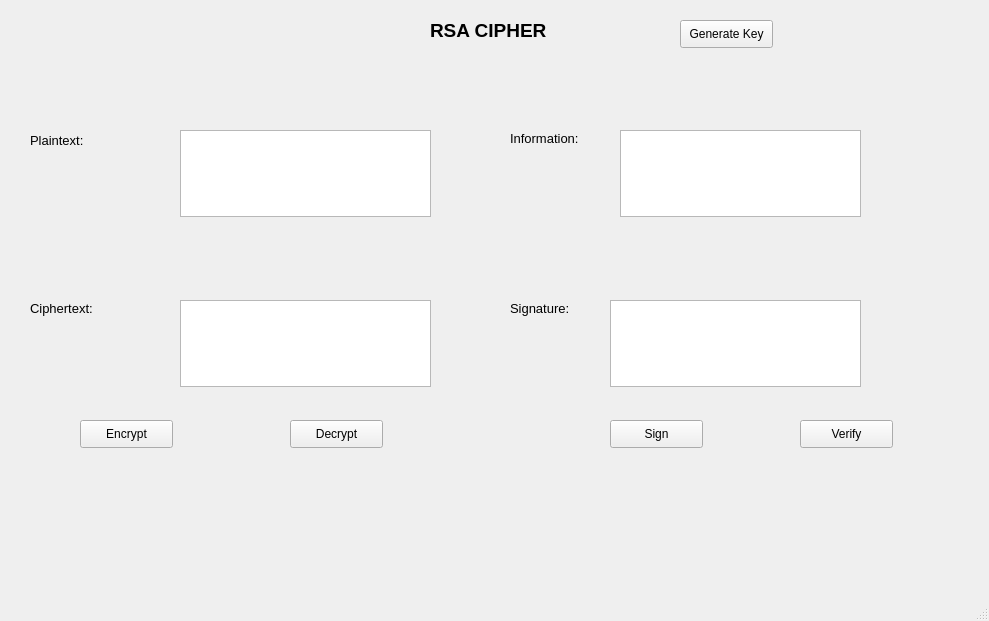
<?xml version="1.0" encoding="UTF-8"?>
<ui version="4.0">
 <class>MainWindow</class>
 <widget class="QMainWindow" name="MainWindow">
  <property name="geometry">
   <rect>
    <x>0</x>
    <y>0</y>
    <width>989</width>
    <height>621</height>
   </rect>
  </property>
  <property name="windowTitle">
   <string>MainWindow</string>
  </property>
  <widget class="QWidget" name="centralwidget">
   <widget class="QLabel" name="label">
    <property name="geometry">
     <rect>
      <x>430</x>
      <y>20</y>
      <width>151</width>
      <height>21</height>
     </rect>
    </property>
    <property name="font">
     <font>
      <pointsize>14</pointsize>
      <weight>75</weight>
      <bold>true</bold>
     </font>
    </property>
    <property name="text">
     <string>RSA CIPHER</string>
    </property>
   </widget>
   <widget class="QTextEdit" name="txt_plain_text">
    <property name="geometry">
     <rect>
      <x>180</x>
      <y>130</y>
      <width>251</width>
      <height>87</height>
     </rect>
    </property>
   </widget>
   <widget class="QTextEdit" name="txt_cipher_text">
    <property name="geometry">
     <rect>
      <x>180</x>
      <y>300</y>
      <width>251</width>
      <height>87</height>
     </rect>
    </property>
   </widget>
   <widget class="QTextEdit" name="txt_infor">
    <property name="geometry">
     <rect>
      <x>620</x>
      <y>130</y>
      <width>241</width>
      <height>87</height>
     </rect>
    </property>
   </widget>
   <widget class="QTextEdit" name="txt_sign">
    <property name="geometry">
     <rect>
      <x>610</x>
      <y>300</y>
      <width>251</width>
      <height>87</height>
     </rect>
    </property>
   </widget>
   <widget class="QLabel" name="label_2">
    <property name="geometry">
     <rect>
      <x>30</x>
      <y>130</y>
      <width>81</width>
      <height>21</height>
     </rect>
    </property>
    <property name="font">
     <font>
      <pointsize>10</pointsize>
     </font>
    </property>
    <property name="text">
     <string>Plaintext:</string>
    </property>
   </widget>
   <widget class="QLabel" name="label_3">
    <property name="geometry">
     <rect>
      <x>30</x>
      <y>300</y>
      <width>91</width>
      <height>16</height>
     </rect>
    </property>
    <property name="font">
     <font>
      <pointsize>10</pointsize>
     </font>
    </property>
    <property name="text">
     <string>Ciphertext:</string>
    </property>
   </widget>
   <widget class="QLabel" name="label_4">
    <property name="geometry">
     <rect>
      <x>510</x>
      <y>130</y>
      <width>101</width>
      <height>16</height>
     </rect>
    </property>
    <property name="font">
     <font>
      <pointsize>10</pointsize>
     </font>
    </property>
    <property name="text">
     <string>Information:</string>
    </property>
   </widget>
   <widget class="QLabel" name="label_5">
    <property name="geometry">
     <rect>
      <x>510</x>
      <y>300</y>
      <width>91</width>
      <height>16</height>
     </rect>
    </property>
    <property name="font">
     <font>
      <pointsize>10</pointsize>
     </font>
    </property>
    <property name="text">
     <string>Signature:</string>
    </property>
   </widget>
   <widget class="QPushButton" name="btn_encrypt">
    <property name="geometry">
     <rect>
      <x>80</x>
      <y>420</y>
      <width>93</width>
      <height>28</height>
     </rect>
    </property>
    <property name="text">
     <string>Encrypt</string>
    </property>
   </widget>
   <widget class="QPushButton" name="btn_decrypt">
    <property name="geometry">
     <rect>
      <x>290</x>
      <y>420</y>
      <width>93</width>
      <height>28</height>
     </rect>
    </property>
    <property name="text">
     <string>Decrypt</string>
    </property>
   </widget>
   <widget class="QPushButton" name="btn_sign">
    <property name="geometry">
     <rect>
      <x>610</x>
      <y>420</y>
      <width>93</width>
      <height>28</height>
     </rect>
    </property>
    <property name="text">
     <string>Sign</string>
    </property>
   </widget>
   <widget class="QPushButton" name="btn_verify">
    <property name="geometry">
     <rect>
      <x>800</x>
      <y>420</y>
      <width>93</width>
      <height>28</height>
     </rect>
    </property>
    <property name="text">
     <string>Verify</string>
    </property>
   </widget>
   <widget class="QPushButton" name="btn_gen_keys">
    <property name="geometry">
     <rect>
      <x>680</x>
      <y>20</y>
      <width>93</width>
      <height>28</height>
     </rect>
    </property>
    <property name="text">
     <string>Generate Key</string>
    </property>
   </widget>
  </widget>
  <widget class="QMenuBar" name="menubar">
   <property name="geometry">
    <rect>
     <x>0</x>
     <y>0</y>
     <width>989</width>
     <height>26</height>
    </rect>
   </property>
  </widget>
  <widget class="QStatusBar" name="statusbar"/>
 </widget>
 <resources/>
 <connections/>
</ui>
